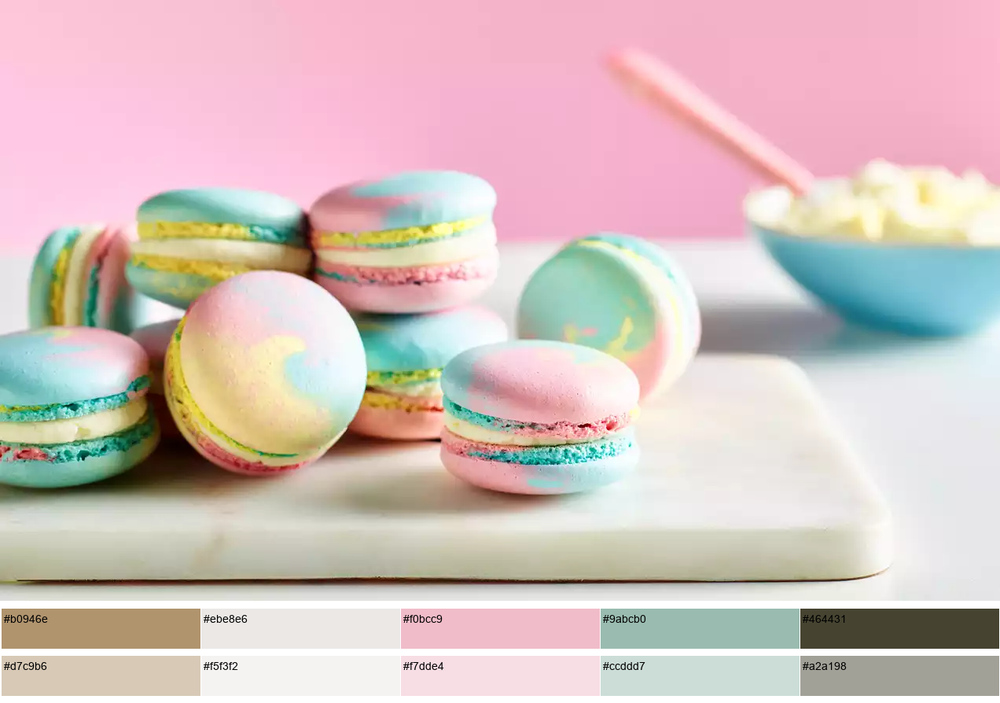
#> input picture output_palette.png, 1000 x 703 px, shrunk from 1272 x 894 before the run
$ python ColormapCreator.py
#> lines starting #> are read from the running program, lines starting #| are printed output that depends on the picture
#> the answer given: output_palette.png
#> the answer given: 3
"""
Created on Wed Jan 15 11:22:50 2025

@author: apops07
"""

import numpy as np
import os
from PIL import Image, ImageDraw, ImageFont
from sklearn.cluster import KMeans

# Program that generates a color palette from an input image

#Color extraction using K-Means clustering
def extract_colors(image_path, n_colors):
#> called with image_path = 'output_palette.png', n_colors = 3
    img = Image.open(image_path).convert('RGB')
#> img is the input picture: PIL image 1000x703 RGB; mean R, G, B 211.8, 193.1, 191.1
    img_data = np.array(img)

    pixels = img_data.reshape(-1,3)

    kmeans = KMeans(n_clusters = n_colors, random_state = 42)
    kmeans.fit(pixels)

    colors = kmeans.cluster_centers_.astype(int)
    return colors

def pastelColors(color):
    pastel = (np.array(color) + 255) // 2
    return tuple(pastel.astype(int))

def saveToFile(colors, pastel_colors, output_path):
    with open(output_path, "w") as file:
        file.write(f"{'Regular Colormap':20}{'Pastel Colormap':20}\n")
        for regular, pastel in zip(colors, pastel_colors):
            regular_hex = '#{:02x}{:02x}{:02x}'.format(*regular)
            pastel_hex = '#{:02x}{:02x}{:02x}'.format(*pastel)
            file.write(f"{regular_hex:20}{pastel_hex:20}\n")


def ColormapCreator(image_path, n_colors):

    colors = extract_colors(image_path, n_colors)
    pastel_colors = [pastelColors(color) for color in colors]

    img = Image.open(image_path)
    img_width, img_height = img.size
#> img_width = 1000; img_height = 703

    # New image size (image + ColorPalette)
    swatch_height = 50
    padding = 10
    total_height = img_height + (swatch_height + padding) * 2 + padding
#> total_height = 833

    output_img = Image.new('RGB', (img_width, total_height), 'white')
#> output_img: PIL image 1000x833 RGB; every value is 255
    output_img.paste(img, (0,0))
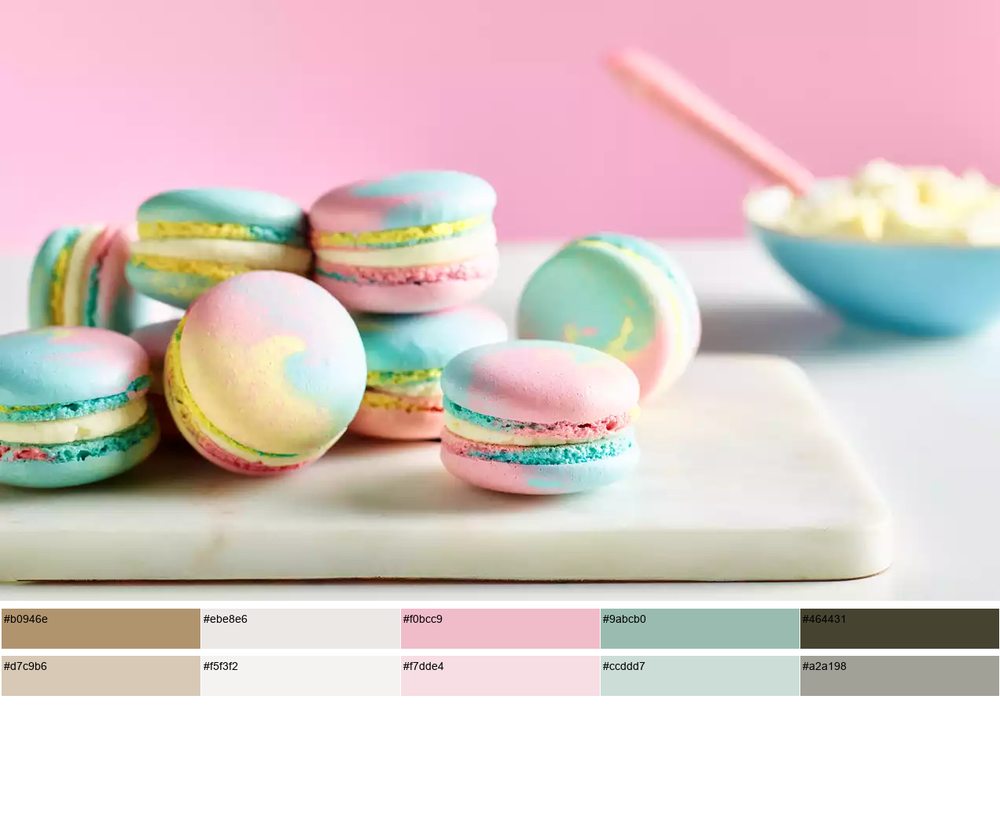
#> output_img: PIL image 1000x833 RGB; mean R, G, B 218.5, 202.8, 201

    draw = ImageDraw.Draw(output_img)

    try:
        font = ImageFont.truetype("arial.ttf", 14)
    except IOError:
        font = ImageFont.load_default()

    # Draw the regular color palette

    for i, color in enumerate(colors):
        x0 = i * (img_width // n_colors)
        x1 = (i + 1) * (img_width // n_colors)
        y0 = img_height + padding
        y1 = y0 + swatch_height

        draw.rectangle([x0+2, y0, x1, y1], fill=tuple(color))
        hex_code = '#{:02x}{:02x}{:02x}'.format(*color)
        draw.text((x0 + 5, y0 + 5), hex_code, fill = 'black', font = font)

    # Draw the pastel color palette
    for i, pastel_color in enumerate(pastel_colors):
        x0 = i * (img_width // n_colors)
        x1 = (i + 1) * (img_width // n_colors)
        y0 = img_height + padding + swatch_height + padding
        y1 = y0 + swatch_height

        draw.rectangle([x0+2, y0, x1, y1], fill=tuple(pastel_color))
        hex_code = '#{:02x}{:02x}{:02x}'.format(*pastel_color)
        draw.text((x0 + 5, y0 + 5), hex_code, fill="black", font=font)

    return output_img, colors, pastel_colors

if __name__ == "__main__":
    image_path = input("Enter the path to the image file: ").strip()
    n_colors = int(input("Enter the number of colors to extract: "))

    if not os.path.exists(image_path):
        print("The specified file does not exist. Check if path is correct.")
    else:
        output_img, colors, pastel_colors = ColormapCreator(image_path, n_colors)
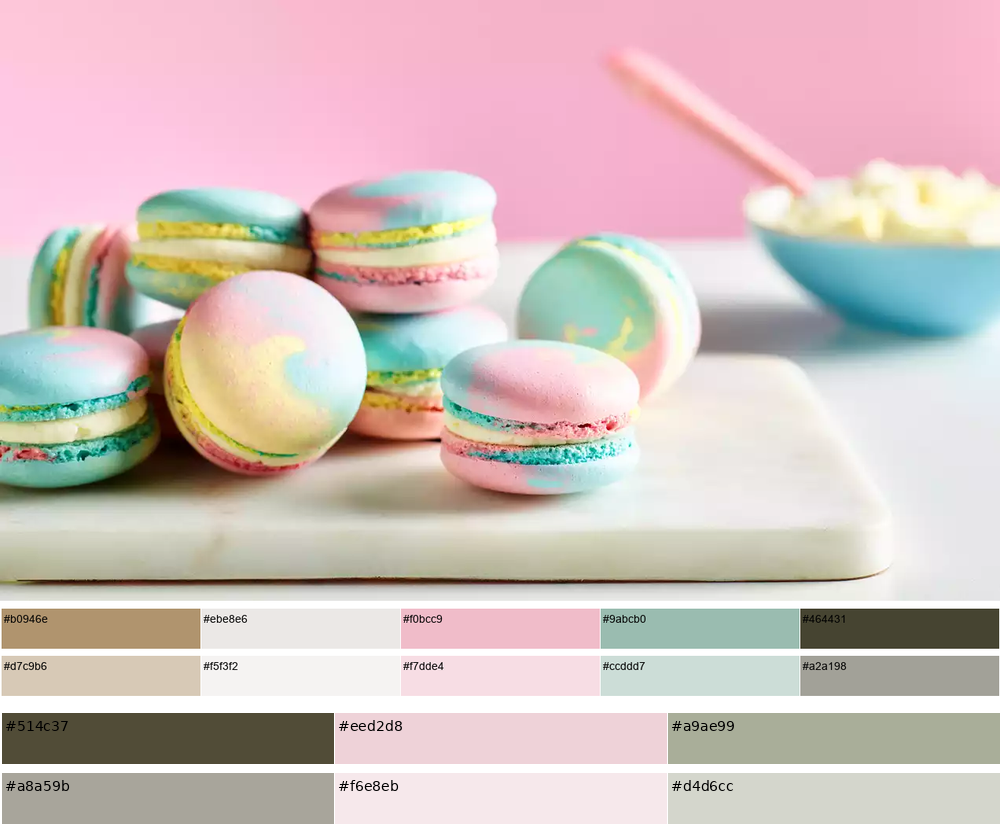
#> output_img: PIL image 1000x833 RGB; mean R, G, B 209.8, 193.2, 190.4
#> colors = [[81, 76, 55], [238, 210, 216], [169, 174, 153]]; pastel_colors = [(168, 165, 155), (246, 232, 235), (212, 214, 204)]
        output_path = "output_palette.png"
        output_img.save(output_path)
        print(f"Palette image saved as {output_path}")

        text_output_path = "output_colors.txt"
        saveToFile(colors, pastel_colors, text_output_path)
#> the loop in saveToFile, `for regular, pastel in zip(colors, pastel_colors):` made 3 passes
#> (regular, pastel, regular_hex, pastel_hex) on passes 1 to 3: ([81, 76, 55], (168, 165, 155), '#514c37', '#a8a59b'), ([238, 210, 216], (246, 232, 235), '#eed2d8', '#f6e8eb'), ([169, 174, 153], (212, 214, 204), '#a9ae99', '#d4d6cc')
        print(f"Color data saved as {text_output_path}")
